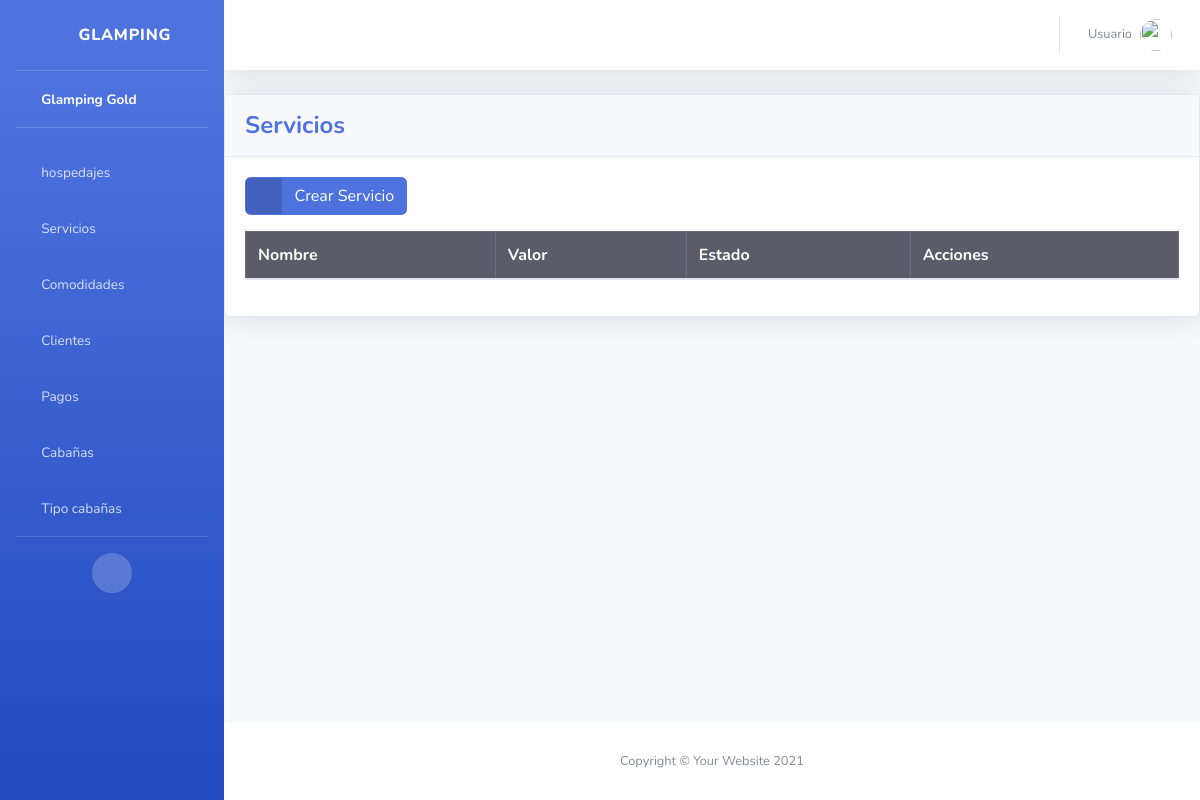
The page /servicios/ on the database as committed earlier.
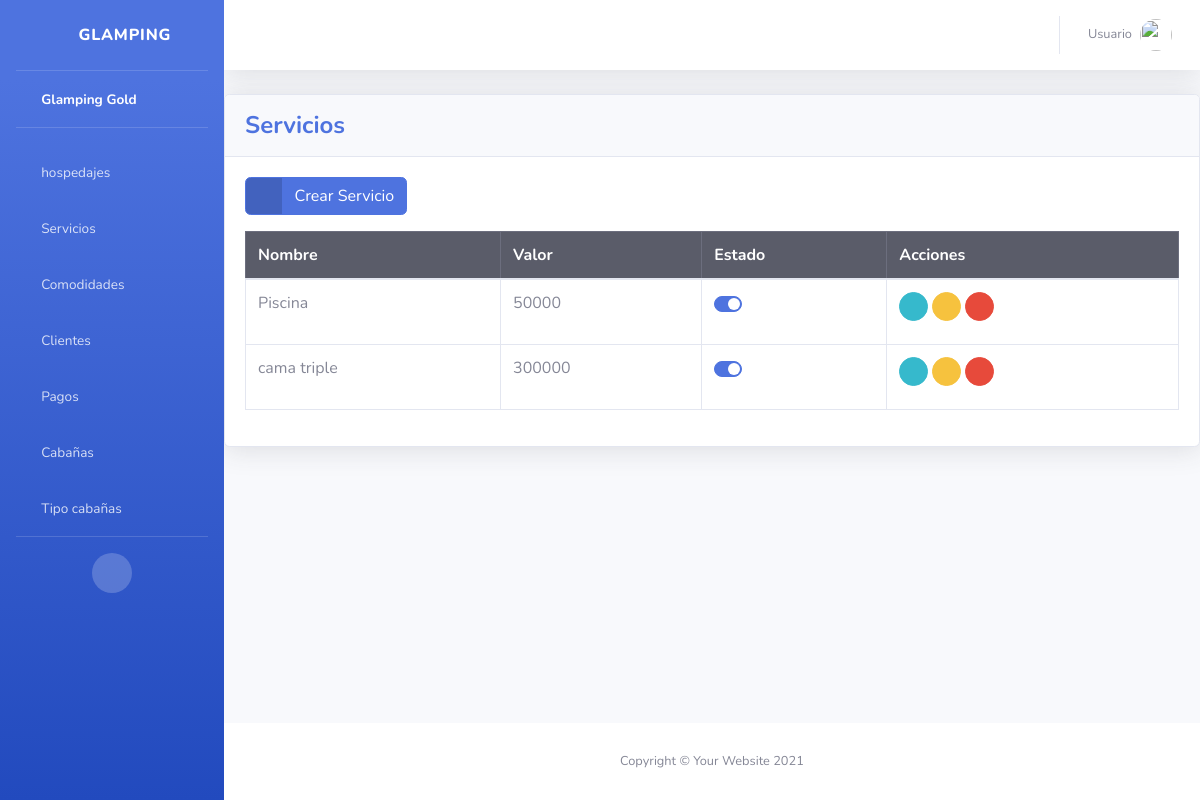
The same page on the database as committed later.
### servicios/models.py (models this page shows)
class Servicio(models.Model):
    nombre = models.CharField(max_length=40)
    valor = models.IntegerField()
    status = models.BooleanField(default=True)

### servicios/views.py (the view)
# urls.py: path('servicios/', include('servicios.urls')),
def servicios(request):
    servicios_list = Servicio.objects.all()
    return render(request, 'servicios/index.html', {'servicios_list': servicios_list}
)

### templates/servicios/index.html (shortened to what this page needs)
{% extends 'base.html' %}
{% block content %}
<div class="card shadow mb-4">
    <div class="card-header py-3">
        <h4 class="m-0 font-weight-bold text-primary">Servicios</h4>
    </div>
    <div class="card-body">
        <div class="table-responsive">
            <a href="{% url 'create_servicio' %}" class="btn btn-primary btn-icon-split mb-3">
                <span class="icon text-white-50">
                  <i class="fas fa-plus"></i>
              </span>
              <span class="text">Crear Servicio</span>
            </a>
            <table class="table table-bordered" id="dataTable" width="100%" cellspacing="0">
                <thead class="table-dark">
                    <tr>
                        <th>Nombre</th>
                        <th>Valor</th>
                        <th>Estado</th>
                        <th>Acciones</th>
                    </tr>
                </thead>
                <tbody>
                    {% for servicio in servicios_list %}
                    <tr>
                    <td>{{ servicio.nombre }}</td>
                    <td>{{ servicio.valor }}</td>
                    <td>
                        <form action="" method="POST">
                            <div class="custom-control custom-switch">
                            </div>
                        </form>
                    </td>
                    <td>
                        <a href="" class="btn btn-info btn-circle btn-sm">
                            <i class="fas fa-info-circle"></i>
                        </a>
                        <a href="" class="btn btn-warning btn-circle btn-sm">
                            <i class="fas fa-edit"></i>
                        </a>
                        <a href="" class="btn btn-danger btn-circle btn-sm">
                            <i class="fas fa-trash"></i>
                        </a>
                    </td>
                    </tr>
                    {% endfor %}
                </tbody>
            </table>
        </div>
    </div>
</div>
{%endblock%}

Rows that differ between the two databases and show on the page:
added Servicio: nombre "Piscina", valor "50000"
added Servicio: nombre "cama triple", valor "300000"
